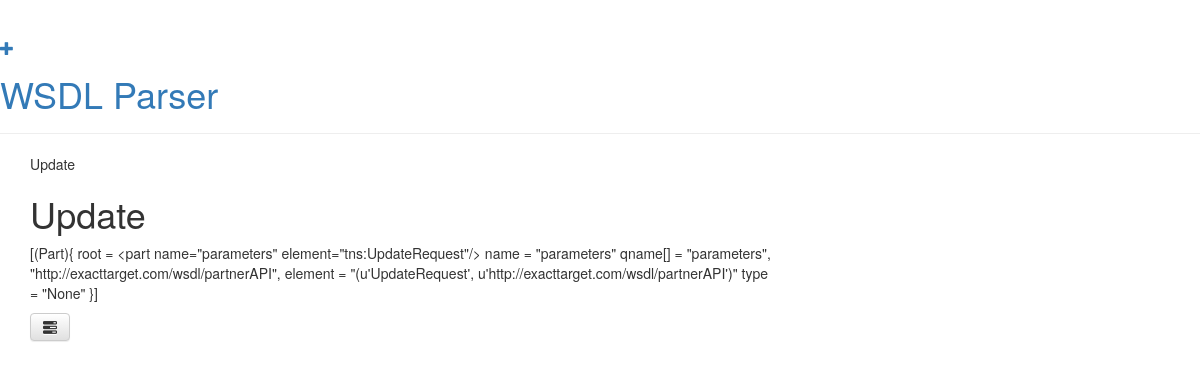
Screenshot of /method/20/ with the database file from the repository.
### owscall/models.py (models this page shows)
class Method(models.Model):
    wsdlId = models.ForeignKey('owscall.Wsdl')
    name = models.CharField(max_length=200)
    paremeters = models.TextField()

### owscall/views.py (the view)
# urls.py: url(r'^method/(?P<pk>[0-9]+)/$', views.method_detail, name='method_detail'),
def method_detail(request, pk):
    method = get_object_or_404(Method, pk=pk)
    return render(request, 'owscall/method_detail.html', {'method': method})

### owscall/templates/owscall/method_detail.html
{% extends "owscall/base.html" %}
{% block content %}
    <div class="method">
        {% if method.name %}
            <div class="text">
                {{ method.name }}
            </div>
        {% endif %}
        <h1>{{ method.name }}</h1>
        <p>{{ method.paremeters }}</p>
        <a class="btn btn-default" href="{% url "method_detail" pk=method.pk %}"><span class="glyphicon glyphicon-tasks"></span></a>
    </div>
{% endblock %}

### rows the page displays
Method: name "Update", paremeters "[(Part){ root = <part name=\"parameters\" element=\"tns:UpdateRequest\"/> name = \"parameters\" qname[] = \"parameters\", \"http://exacttarget.com/wsdl/partnerAPI\", element = \"(u'UpdateRequest', u'http://exacttarget.com/wsdl/partnerAPI')\" type = \"None\" }]"
